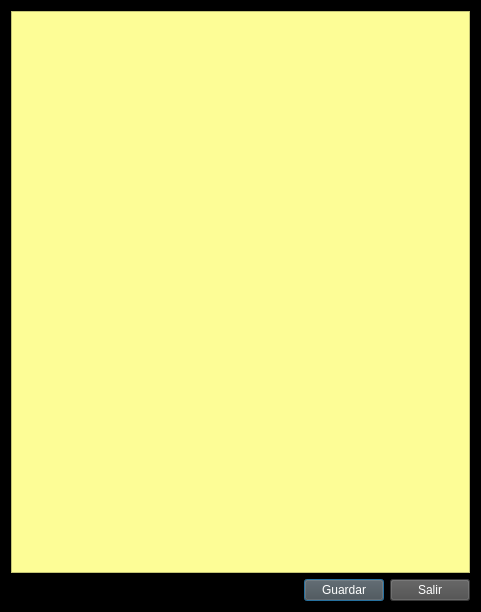
<?xml version="1.0" encoding="UTF-8"?>
<ui version="4.0">
 <class>Factura</class>
 <widget class="QDialog" name="Factura">
  <property name="geometry">
   <rect>
    <x>0</x>
    <y>0</y>
    <width>481</width>
    <height>612</height>
   </rect>
  </property>
  <property name="windowTitle">
   <string>FACTURA</string>
  </property>
  <property name="windowIcon">
   <iconset resource="Recursos.qrc">
    <normaloff>:/Recursos/recipt.png</normaloff>:/Recursos/recipt.png</iconset>
  </property>
  <property name="styleSheet">
   <string notr="true">background-color: rgb(0, 0, 0);
color: rgb(255, 255, 255);
border-color: rgb(255, 255, 255);</string>
  </property>
  <layout class="QGridLayout" name="gridLayout">
   <item row="0" column="0" colspan="3">
    <widget class="QPlainTextEdit" name="outFactura">
     <property name="styleSheet">
      <string notr="true">background-color: rgb(253, 253, 150);
font: 8pt &quot;Verdana&quot;;
color: rgb(0, 0, 0);</string>
     </property>
     <property name="readOnly">
      <bool>true</bool>
     </property>
    </widget>
   </item>
   <item row="1" column="0">
    <spacer name="horizontalSpacer">
     <property name="orientation">
      <enum>Qt::Horizontal</enum>
     </property>
     <property name="sizeHint" stdset="0">
      <size>
       <width>260</width>
       <height>20</height>
      </size>
     </property>
    </spacer>
   </item>
   <item row="1" column="1">
    <widget class="QPushButton" name="btnGuardar">
     <property name="styleSheet">
      <string notr="true">border-color: rgb(255, 255, 255);
background-color: rgb(75, 75, 75);
font: 75 10pt &quot;Verdana&quot;;
color: rgb(255, 255, 255);</string>
     </property>
     <property name="text">
      <string>Guardar</string>
     </property>
     <property name="icon">
      <iconset resource="Recursos.qrc">
       <normaloff>:/Recursos/disco-flexible.png</normaloff>:/Recursos/disco-flexible.png</iconset>
     </property>
    </widget>
   </item>
   <item row="1" column="2">
    <widget class="QPushButton" name="btnSalir">
     <property name="styleSheet">
      <string notr="true">border-color: rgb(255, 255, 255);
background-color: rgb(75, 75, 75);
font: 75 10pt &quot;Verdana&quot;;
color: rgb(255, 255, 255);</string>
     </property>
     <property name="text">
      <string>Salir</string>
     </property>
     <property name="icon">
      <iconset resource="Recursos.qrc">
       <normaloff>:/Recursos/boton.png</normaloff>:/Recursos/boton.png</iconset>
     </property>
    </widget>
   </item>
  </layout>
 </widget>
 <resources>
  <include location="Recursos.qrc"/>
 </resources>
 <connections/>
</ui>
